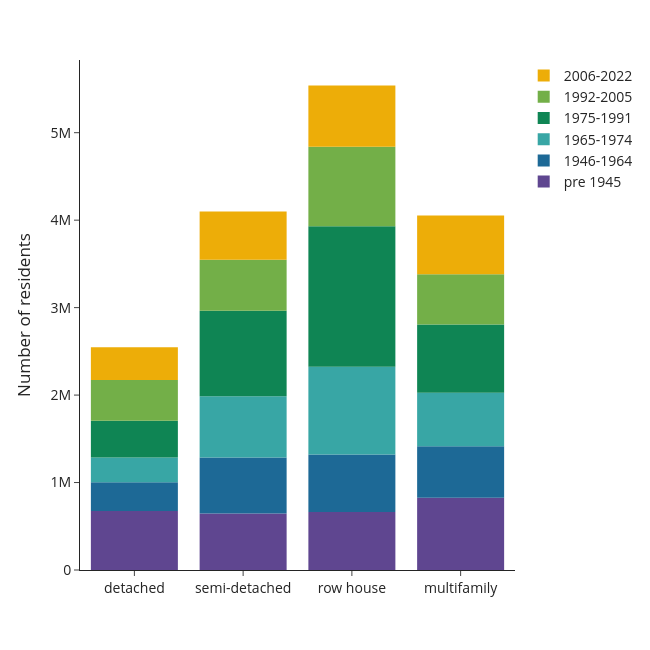

Source (notebook cell):
### Code cell
df = use['n_hhdmem'+year].groupby(level=[1,2], sort=False).sum().reset_index()
    fig = px.bar(df, y='n_hhdmem'+year, x='typology_lab',color='const_lab', 
                 #text=df['percentage'].apply(lambda x: '{0:.1%}'.format(x)), 
                 labels={'n_hhdmem'+year:'Number of residents',
                         'typology_lab':'',
                         'const_lab':''}, 
                 template='simple_white', 
             color_discrete_sequence=px.colors.qualitative.Prism) 
    #fig.update_traces(textposition='inside')
    fig.update_layout(width=650, height=650, 
                      #xaxis_tickformat = '.0%',
                      font=dict(size=14),
                      legend=dict(
        traceorder='reversed',
        #orientation="h",
        #entrywidth=70,
        #yanchor="bottom",
        #y=1.02,
        #xanchor="left",
        #x=-0.25
    ))
    fig.update_traces(marker_line_width=0)
    fig.write_image('visualisations/'+class_name_short+'/stackedbars_cap_per_type_age'+year+'.png', scale=3)
    fig.show()

### Figure 1 — Plotly figure (JSON) as saved in the notebook; plotly's stock layout.template omitted (floating-point values rounded to 4 significant figures)
{"data": [{"alignmentgroup": "True", "hovertemplate": "=%{x}<br>Number of residents=%{y}<extra></extra>", "legendgroup": "pre 1945", "marker": {"color": "rgb(95, 70, 144)", "line": {"width": 0}, "pattern": {"shape": ""}}, "name": "pre 1945", "offsetgroup": "pre 1945", "orientation": "v", "showlegend": true, "textposition": "auto", "type": "bar", "x": ["detached", "semi-detached", "row house", "multifamily"], "xaxis": "x", "y": [675915, 646515, 664060, 825990], "yaxis": "y"}, {"alignmentgroup": "True", "hovertemplate": "=%{x}<br>Number of residents=%{y}<extra></extra>", "legendgroup": "1946-1964", "marker": {"color": "rgb(29, 105, 150)", "line": {"width": 0}, "pattern": {"shape": ""}}, "name": "1946-1964", "offsetgroup": "1946-1964", "orientation": "v", "showlegend": true, "textposition": "auto", "type": "bar", "x": ["detached", "semi-detached", "row house", "multifamily"], "xaxis": "x", "y": [327410, 641200, 656735, 588110], "yaxis": "y"}, {"alignmentgroup": "True", "hovertemplate": "=%{x}<br>Number of residents=%{y}<extra></extra>", "legendgroup": "1965-1974", "marker": {"color": "rgb(56, 166, 165)", "line": {"width": 0}, "pattern": {"shape": ""}}, "name": "1965-1974", "offsetgroup": "1965-1974", "orientation": "v", "showlegend": true, "textposition": "auto", "type": "bar", "x": ["detached", "semi-detached", "row house", "multifamily"], "xaxis": "x", "y": [281970, 698285, 1002970, 612195], "yaxis": "y"}, {"alignmentgroup": "True", "hovertemplate": "=%{x}<br>Number of residents=%{y}<extra></extra>", "legendgroup": "1975-1991", "marker": {"color": "rgb(15, 133, 84)", "line": {"width": 0}, "pattern": {"shape": ""}}, "name": "1975-1991", "offsetgroup": "1975-1991", "orientation": "v", "showlegend": true, "textposition": "auto", "type": "bar", "x": ["detached", "semi-detached", "row house", "multifamily"], "xaxis": "x", "y": [422340, 979520, 1607210, 781030], "yaxis": "y"}, {"alignmentgroup": "True", "hovertemplate": "=%{x}<br>Number of residents=%{y}<extra></extra>", "legendgroup": "1992-2005", "marker": {"color": "rgb(115, 175, 72)", "line": {"width": 0}, "pattern": {"shape": ""}}, "name": "1992-2005", "offsetgroup": "1992-2005", "orientation": "v", "showlegend": true, "textposition": "auto", "type": "bar", "x": ["detached", "semi-detached", "row house", "multifamily"], "xaxis": "x", "y": [465710, 583155, 907015, 574325], "yaxis": "y"}, {"alignmentgroup": "True", "hovertemplate": "=%{x}<br>Number of residents=%{y}<extra></extra>", "legendgroup": "2006-2022", "marker": {"color": "rgb(237, 173, 8)", "line": {"width": 0}, "pattern": {"shape": ""}}, "name": "2006-2022", "offsetgroup": "2006-2022", "orientation": "v", "showlegend": true, "textposition": "auto", "type": "bar", "x": ["detached", "semi-detached", "row house", "multifamily"], "xaxis": "x", "y": [374760, 550495, 701660, 671280], "yaxis": "y"}], "layout": {"barmode": "relative", "font": {"size": 14}, "height": 650, "legend": {"title": {"text": ""}, "tracegroupgap": 0, "traceorder": "reversed"}, "margin": {"t": 60}, "width": 650, "xaxis": {"anchor": "y", "domain": [0, 1], "title": {"text": ""}}, "yaxis": {"anchor": "x", "domain": [0, 1], "title": {"text": "Number of residents"}}}}
